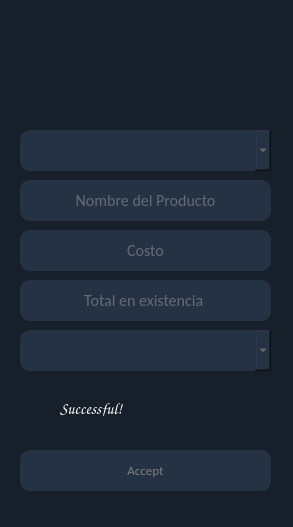
<?xml version="1.0" encoding="UTF-8"?>
<ui version="4.0">
 <class>MainWindow</class>
 <widget class="QMainWindow" name="MainWindow">
  <property name="geometry">
   <rect>
    <x>0</x>
    <y>0</y>
    <width>293</width>
    <height>527</height>
   </rect>
  </property>
  <property name="windowTitle">
   <string>MainWindow</string>
  </property>
  <property name="windowIcon">
   <iconset>
    <normaloff>Icons/DRAGONN.ico</normaloff>Icons/DRAGONN.ico</iconset>
  </property>
  <property name="styleSheet">
   <string notr="true">background-color:rgb(23, 32, 42);</string>
  </property>
  <widget class="QWidget" name="centralwidget">
   <widget class="QLineEdit" name="text_prod">
    <property name="geometry">
     <rect>
      <x>20</x>
      <y>180</y>
      <width>251</width>
      <height>41</height>
     </rect>
    </property>
    <property name="font">
     <font>
      <family>Calibri</family>
      <pointsize>12</pointsize>
     </font>
    </property>
    <property name="styleSheet">
     <string notr="true">background-color:rgb(37, 50, 67);color:rgb(162, 162, 162);
border-radius:10px;</string>
    </property>
    <property name="maxLength">
     <number>50</number>
    </property>
    <property name="alignment">
     <set>Qt::AlignCenter</set>
    </property>
    <property name="placeholderText">
     <string>Nombre del Producto</string>
    </property>
   </widget>
   <widget class="QLineEdit" name="text_costo">
    <property name="geometry">
     <rect>
      <x>20</x>
      <y>230</y>
      <width>251</width>
      <height>41</height>
     </rect>
    </property>
    <property name="font">
     <font>
      <family>Calibri</family>
      <pointsize>12</pointsize>
     </font>
    </property>
    <property name="styleSheet">
     <string notr="true">background-color:rgb(37, 50, 67);color:rgb(162, 162, 162);
border-radius:10px;</string>
    </property>
    <property name="maxLength">
     <number>6</number>
    </property>
    <property name="alignment">
     <set>Qt::AlignCenter</set>
    </property>
    <property name="placeholderText">
     <string>Costo</string>
    </property>
   </widget>
   <widget class="QLineEdit" name="text_total">
    <property name="geometry">
     <rect>
      <x>20</x>
      <y>280</y>
      <width>251</width>
      <height>41</height>
     </rect>
    </property>
    <property name="font">
     <font>
      <family>Calibri</family>
      <pointsize>12</pointsize>
     </font>
    </property>
    <property name="styleSheet">
     <string notr="true">background-color:rgb(37, 50, 67);color:rgb(162, 162, 162);
border-radius:10px;</string>
    </property>
    <property name="maxLength">
     <number>4</number>
    </property>
    <property name="alignment">
     <set>Qt::AlignCenter</set>
    </property>
    <property name="placeholderText">
     <string>Total en existencia </string>
    </property>
   </widget>
   <widget class="QLabel" name="text_img">
    <property name="geometry">
     <rect>
      <x>20</x>
      <y>390</y>
      <width>31</width>
      <height>31</height>
     </rect>
    </property>
    <property name="font">
     <font>
      <family>Comic Sans MS</family>
      <pointsize>12</pointsize>
     </font>
    </property>
    <property name="styleSheet">
     <string notr="true">color:white</string>
    </property>
    <property name="text">
     <string/>
    </property>
    <property name="pixmap">
     <pixmap>Icons/Success-PNG-Isolated-HD-Pictures.ico</pixmap>
    </property>
    <property name="scaledContents">
     <bool>true</bool>
    </property>
   </widget>
   <widget class="QLabel" name="text_adv">
    <property name="geometry">
     <rect>
      <x>60</x>
      <y>400</y>
      <width>81</width>
      <height>16</height>
     </rect>
    </property>
    <property name="font">
     <font>
      <family>Comic Sans MS</family>
      <pointsize>12</pointsize>
     </font>
    </property>
    <property name="styleSheet">
     <string notr="true">color:white</string>
    </property>
    <property name="text">
     <string>Successful!</string>
    </property>
   </widget>
   <widget class="QComboBox" name="text_idprov">
    <property name="geometry">
     <rect>
      <x>20</x>
      <y>130</y>
      <width>251</width>
      <height>41</height>
     </rect>
    </property>
    <property name="font">
     <font>
      <family>Calibri</family>
      <pointsize>12</pointsize>
     </font>
    </property>
    <property name="cursor">
     <cursorShape>PointingHandCursor</cursorShape>
    </property>
    <property name="styleSheet">
     <string notr="true">background-color:rgb(37, 50, 67);color:gray;
border-radius:10px;</string>
    </property>
    <property name="editable">
     <bool>false</bool>
    </property>
    <property name="iconSize">
     <size>
      <width>16</width>
      <height>16</height>
     </size>
    </property>
    <property name="frame">
     <bool>true</bool>
    </property>
   </widget>
   <widget class="QComboBox" name="text_tipo">
    <property name="geometry">
     <rect>
      <x>20</x>
      <y>330</y>
      <width>251</width>
      <height>41</height>
     </rect>
    </property>
    <property name="font">
     <font>
      <family>Calibri</family>
      <pointsize>12</pointsize>
     </font>
    </property>
    <property name="cursor">
     <cursorShape>PointingHandCursor</cursorShape>
    </property>
    <property name="styleSheet">
     <string notr="true">background-color:rgb(37, 50, 67);color:gray;
border-radius:10px;</string>
    </property>
    <property name="editable">
     <bool>false</bool>
    </property>
    <property name="iconSize">
     <size>
      <width>16</width>
      <height>16</height>
     </size>
    </property>
    <property name="frame">
     <bool>true</bool>
    </property>
   </widget>
   <widget class="QLabel" name="label">
    <property name="geometry">
     <rect>
      <x>60</x>
      <y>0</y>
      <width>141</width>
      <height>101</height>
     </rect>
    </property>
    <property name="text">
     <string/>
    </property>
    <property name="pixmap">
     <pixmap>Icons/DRAGONN.ico</pixmap>
    </property>
   </widget>
   <widget class="QPushButton" name="btn_accep">
    <property name="geometry">
     <rect>
      <x>20</x>
      <y>450</y>
      <width>251</width>
      <height>41</height>
     </rect>
    </property>
    <property name="font">
     <font>
      <family>Calibri</family>
      <pointsize>10</pointsize>
     </font>
    </property>
    <property name="cursor">
     <cursorShape>PointingHandCursor</cursorShape>
    </property>
    <property name="styleSheet">
     <string notr="true">QPushButton{
background-color:rgb(37, 50, 67);color:gray;
border-radius:10px;
}

QPushButton:hover{
background-color:rgb(159, 159, 159);

}</string>
    </property>
    <property name="text">
     <string>Accept</string>
    </property>
   </widget>
  </widget>
  <widget class="QStatusBar" name="statusbar"/>
 </widget>
 <resources/>
 <connections/>
</ui>
